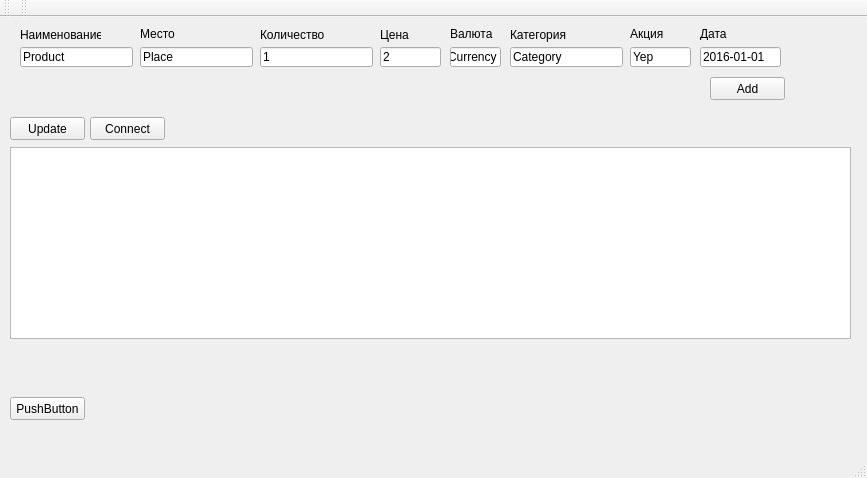
<?xml version="1.0" encoding="UTF-8"?>
<ui version="4.0">
 <class>MainWindow</class>
 <widget class="QMainWindow" name="MainWindow">
  <property name="geometry">
   <rect>
    <x>0</x>
    <y>0</y>
    <width>867</width>
    <height>478</height>
   </rect>
  </property>
  <property name="windowTitle">
   <string>MainWindow</string>
  </property>
  <widget class="QWidget" name="centralWidget">
   <widget class="QLineEdit" name="productNameEdit">
    <property name="geometry">
     <rect>
      <x>20</x>
      <y>30</y>
      <width>113</width>
      <height>20</height>
     </rect>
    </property>
    <property name="text">
     <string>Product</string>
    </property>
   </widget>
   <widget class="QLineEdit" name="storeNameEdit">
    <property name="geometry">
     <rect>
      <x>140</x>
      <y>30</y>
      <width>113</width>
      <height>20</height>
     </rect>
    </property>
    <property name="text">
     <string>Place</string>
    </property>
   </widget>
   <widget class="QLineEdit" name="countEdit">
    <property name="geometry">
     <rect>
      <x>260</x>
      <y>30</y>
      <width>113</width>
      <height>20</height>
     </rect>
    </property>
    <property name="text">
     <string>1</string>
    </property>
   </widget>
   <widget class="QLineEdit" name="priceEdit">
    <property name="geometry">
     <rect>
      <x>380</x>
      <y>30</y>
      <width>61</width>
      <height>20</height>
     </rect>
    </property>
    <property name="text">
     <string>2</string>
    </property>
   </widget>
   <widget class="QLineEdit" name="currencyEdit">
    <property name="geometry">
     <rect>
      <x>450</x>
      <y>30</y>
      <width>51</width>
      <height>20</height>
     </rect>
    </property>
    <property name="text">
     <string>Currency</string>
    </property>
   </widget>
   <widget class="QLabel" name="label">
    <property name="geometry">
     <rect>
      <x>20</x>
      <y>10</y>
      <width>81</width>
      <height>16</height>
     </rect>
    </property>
    <property name="text">
     <string>Наименование</string>
    </property>
   </widget>
   <widget class="QLabel" name="label_2">
    <property name="geometry">
     <rect>
      <x>260</x>
      <y>10</y>
      <width>71</width>
      <height>16</height>
     </rect>
    </property>
    <property name="text">
     <string>Количество</string>
    </property>
   </widget>
   <widget class="QLabel" name="label_3">
    <property name="geometry">
     <rect>
      <x>380</x>
      <y>10</y>
      <width>51</width>
      <height>16</height>
     </rect>
    </property>
    <property name="text">
     <string>Цена</string>
    </property>
   </widget>
   <widget class="QLabel" name="label_4">
    <property name="geometry">
     <rect>
      <x>140</x>
      <y>10</y>
      <width>47</width>
      <height>13</height>
     </rect>
    </property>
    <property name="text">
     <string>Место</string>
    </property>
   </widget>
   <widget class="QLabel" name="label_5">
    <property name="geometry">
     <rect>
      <x>450</x>
      <y>10</y>
      <width>47</width>
      <height>13</height>
     </rect>
    </property>
    <property name="text">
     <string>Валюта</string>
    </property>
   </widget>
   <widget class="QLineEdit" name="dateEdit">
    <property name="geometry">
     <rect>
      <x>700</x>
      <y>30</y>
      <width>81</width>
      <height>20</height>
     </rect>
    </property>
    <property name="text">
     <string>2016-01-01</string>
    </property>
   </widget>
   <widget class="QLabel" name="label_6">
    <property name="geometry">
     <rect>
      <x>700</x>
      <y>10</y>
      <width>47</width>
      <height>13</height>
     </rect>
    </property>
    <property name="text">
     <string>Дата</string>
    </property>
   </widget>
   <widget class="QPushButton" name="pushButton">
    <property name="geometry">
     <rect>
      <x>710</x>
      <y>60</y>
      <width>75</width>
      <height>23</height>
     </rect>
    </property>
    <property name="text">
     <string>Add</string>
    </property>
   </widget>
   <widget class="QLineEdit" name="categoryEdit">
    <property name="geometry">
     <rect>
      <x>510</x>
      <y>30</y>
      <width>113</width>
      <height>20</height>
     </rect>
    </property>
    <property name="text">
     <string>Category</string>
    </property>
   </widget>
   <widget class="QLabel" name="label_7">
    <property name="geometry">
     <rect>
      <x>510</x>
      <y>10</y>
      <width>61</width>
      <height>16</height>
     </rect>
    </property>
    <property name="text">
     <string>Категория</string>
    </property>
   </widget>
   <widget class="QTableView" name="tableView">
    <property name="geometry">
     <rect>
      <x>10</x>
      <y>130</y>
      <width>841</width>
      <height>192</height>
     </rect>
    </property>
    <property name="editTriggers">
     <set>QAbstractItemView::AllEditTriggers</set>
    </property>
   </widget>
   <widget class="QLineEdit" name="discountEdit">
    <property name="geometry">
     <rect>
      <x>630</x>
      <y>30</y>
      <width>61</width>
      <height>20</height>
     </rect>
    </property>
    <property name="text">
     <string>Yep</string>
    </property>
   </widget>
   <widget class="QLabel" name="label_8">
    <property name="geometry">
     <rect>
      <x>630</x>
      <y>10</y>
      <width>47</width>
      <height>13</height>
     </rect>
    </property>
    <property name="text">
     <string>Акция</string>
    </property>
   </widget>
   <widget class="QPushButton" name="updateButton">
    <property name="geometry">
     <rect>
      <x>10</x>
      <y>100</y>
      <width>75</width>
      <height>23</height>
     </rect>
    </property>
    <property name="text">
     <string>Update</string>
    </property>
   </widget>
   <widget class="QPushButton" name="connectPushButton">
    <property name="geometry">
     <rect>
      <x>90</x>
      <y>100</y>
      <width>75</width>
      <height>23</height>
     </rect>
    </property>
    <property name="text">
     <string>Connect</string>
    </property>
   </widget>
   <widget class="QPushButton" name="pushButton_2">
    <property name="geometry">
     <rect>
      <x>10</x>
      <y>380</y>
      <width>75</width>
      <height>23</height>
     </rect>
    </property>
    <property name="text">
     <string>PushButton</string>
    </property>
   </widget>
  </widget>
  <widget class="QMenuBar" name="menuBar">
   <property name="geometry">
    <rect>
     <x>0</x>
     <y>0</y>
     <width>867</width>
     <height>21</height>
    </rect>
   </property>
  </widget>
  <widget class="QToolBar" name="mainToolBar">
   <attribute name="toolBarArea">
    <enum>TopToolBarArea</enum>
   </attribute>
   <attribute name="toolBarBreak">
    <bool>false</bool>
   </attribute>
  </widget>
  <widget class="QStatusBar" name="statusBar"/>
  <widget class="QToolBar" name="toolBar">
   <property name="windowTitle">
    <string>toolBar</string>
   </property>
   <attribute name="toolBarArea">
    <enum>TopToolBarArea</enum>
   </attribute>
   <attribute name="toolBarBreak">
    <bool>false</bool>
   </attribute>
  </widget>
 </widget>
 <layoutdefault spacing="6" margin="11"/>
 <tabstops>
  <tabstop>productNameEdit</tabstop>
  <tabstop>storeNameEdit</tabstop>
  <tabstop>countEdit</tabstop>
  <tabstop>priceEdit</tabstop>
  <tabstop>currencyEdit</tabstop>
  <tabstop>categoryEdit</tabstop>
  <tabstop>discountEdit</tabstop>
  <tabstop>dateEdit</tabstop>
  <tabstop>pushButton</tabstop>
  <tabstop>updateButton</tabstop>
  <tabstop>tableView</tabstop>
  <tabstop>connectPushButton</tabstop>
 </tabstops>
 <resources/>
 <connections/>
</ui>
